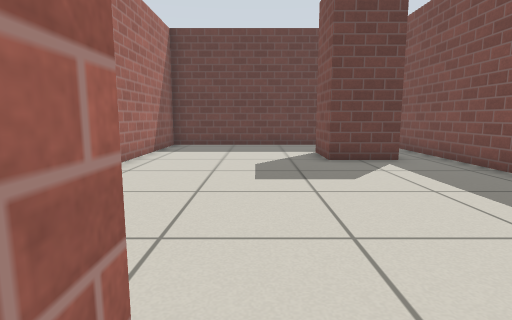
[1] (above)

12 first-person views from a walk through a world built for the Gazebo simulator. The camera is 0.62 m above the floor, tilts 8° down and sees 80° across. The floor is counted in squares, 0.5 m on a side. Each view is taken from the middle of a square. On the plan, view 1 faces up. The plan holds only what a view shows up to about 13 squares ahead; the rest is blank. Gazebo's built-in surfaces are drawn with simple patterns.

[2]
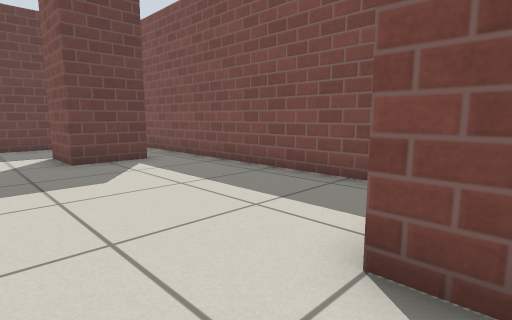

[3]
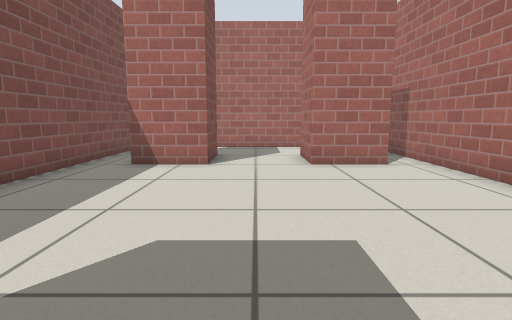

[4]
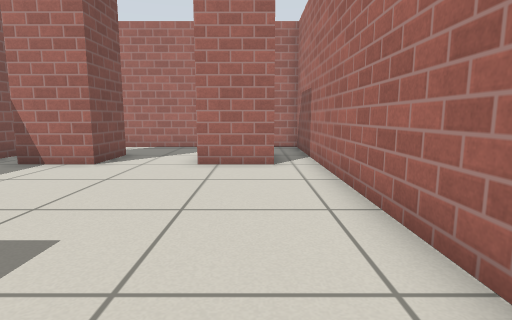

[5]
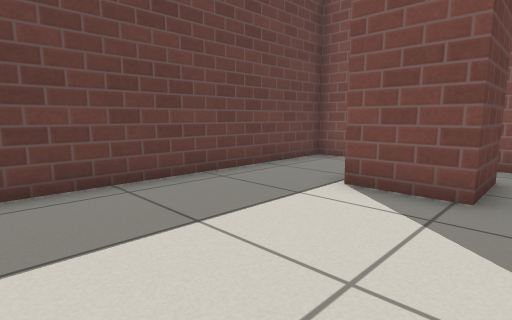

[6]
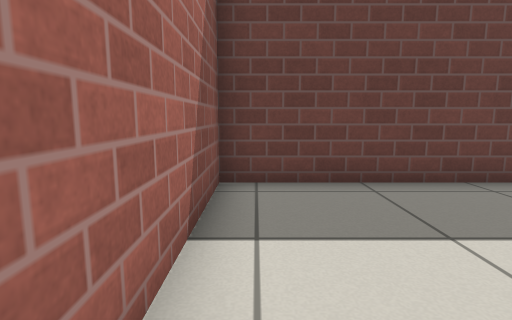

[7]
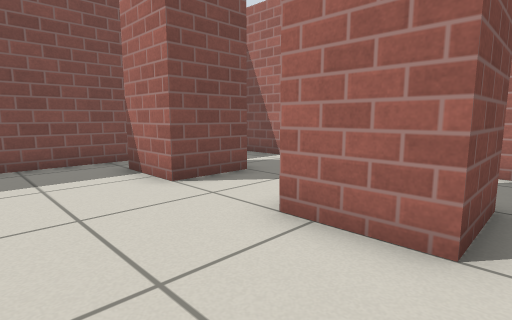

[8]
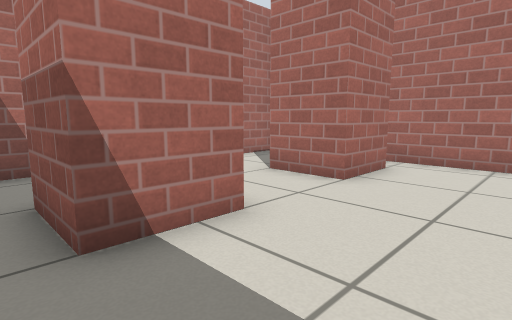

[9]
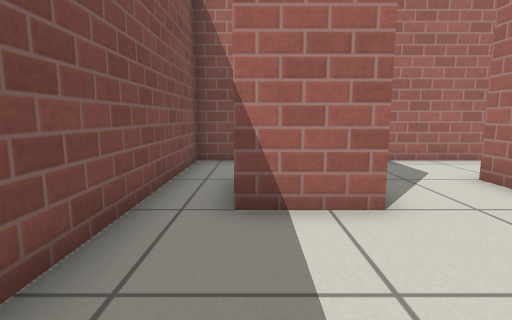

[10]
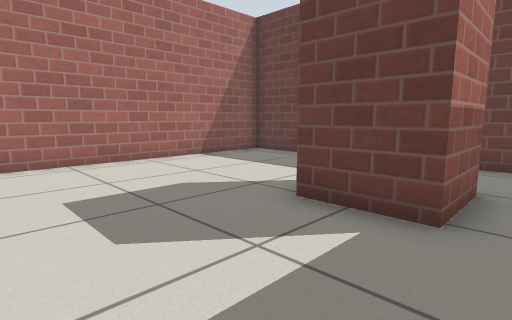

[11]
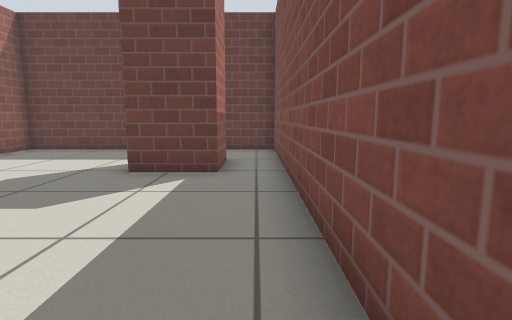

[12]
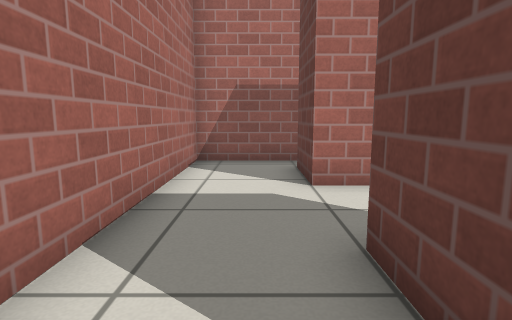

### Floor plan
Points are (right, up) in squares from view 1. A wall is a line through its corners. A room is listed if a view was taken in it or the views show most of it. See-through windows are left out.
Room 1 (views 1, 2, 3, 4, 5, 6, 7, 8, 9, 10, 11, 12)
walls: (2.3, 8.7) (2.3, 10.9); (-0.5, 1) (-0.5, -1) (-2.5, -1) (-2.5, 1) (-0.5, 1); (3.9, -1) (2.3, -1) (2.3, 1) (4.3, 1) (4.3, -1); (4.3, 10.9) (4.3, 8.8) (2, 8.8); (-3.7, -3.7) (5.7, -3.7) (5.7, 13.7) (-3.7, 13.7) (-3.7, -3.7)

Positions as (right, up) in squares from view 1, and headings:
1: (0, 0), facing up
2: (0, 0), facing up-right
3: (1, 9), facing down
4: (-2, 9), facing down
5: (-3, 8), facing up-right
6: (-3, 8), facing up
7: (-3, 4), facing down-right
8: (5, 4), facing down-left
9: (4, 5), facing down
10: (5, 5), facing up-left
11: (5, 2), facing up
12: (5, -2), facing left
